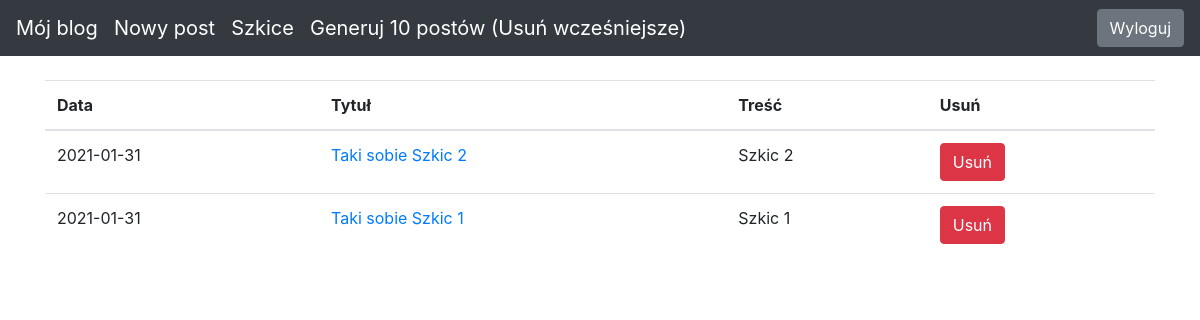
Page /drafts/ (signed in) on the committed database.
### blog/models.py (models this page shows)
class Entry(db.Model):
   id = db.Column(db.Integer, primary_key=True)
   title = db.Column(db.String(80), nullable=False)
   body = db.Column(db.Text, nullable=False)
   pub_date = db.Column(db.DateTime, nullable=False,
       default=datetime.datetime.utcnow)
   is_published = db.Column(db.Boolean, default=False)

### blog/routes.py (the view)
@app.route("/drafts/", methods=['GET'])
@login_required
def list_drafts():
    drafts = Entry.query.filter_by(is_published=False).order_by(Entry.pub_date.desc())
    return render_template("drafts.html", drafts=drafts)

### blog/routes.py (called while the page is built)
def login_required(view_func):
   @functools.wraps(view_func)
   def check_permissions(*args, **kwargs):
       if session.get('logged_in'):
           return view_func(*args, **kwargs)
       return redirect(url_for('login', next=request.path))
   return check_permissions

### blog/templates/drafts.html
{% extends "base.html" %}
{% block content %}
<table class="table">
   <thead>
     <tr>
       <th scope="col">Data</th>
       <th scope="col">Tytuł</th>
       <th scope="col">Treść</th>
       <th scope="col">Usuń</th>
     </tr>
   </thead>
   <tbody>
       {% for post in drafts %}
     <tr>
       <td>
           {{ post.pub_date.strftime('%Y-%m-%d') }}
       </td>
       <td>
           <a href="{{ url_for('edit_entry', entry_id=post.id) }}">
               {{ post.title }}
           </a>
       </td>
       <td>{{ post.body|truncate(100, true) }}</td>
       <td>
       <form action="{{ url_for('delete_entry', entry_id=post.id) }}" method="POST">
         <button type="submit" class="btn btn-danger">Usuń</button>
         </form>
        </td>
     </tr>
     {% endfor %}
   </tbody>
 </table>
{% endblock %}

### blog/templates/base.html (style rules this page uses)
body { padding-top: 5rem; }

### rows in the picture
Entry: pub_date "2021-01-31", title "Taki sobie Szkic 2", body "Szkic 2"
Entry: pub_date "2021-01-31", title "Taki sobie Szkic 1", body "Szkic 1"
